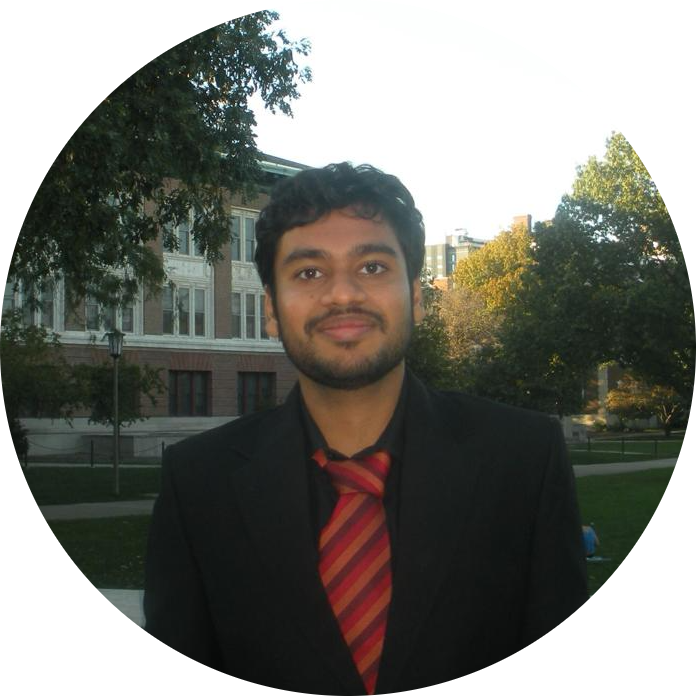
#> input picture github_profile.png, 696 x 696 px; its folder holds only this picture in this run
$ python -i script.py   (imports and definitions only)
#> lines starting #> are read from the running program, lines starting #| are printed output that depends on the picture
import pandas as pd
from PIL import Image

def loadImage(fileName, resize=False, format="RGB"):
#> called with fileName = '../github_profile.png', resize = False, format = 'RGB'
  image = Image.open(fileName)
#> image is the input picture: PIL image 696x696 RGBA; mean R, G, B, A 67.8, 68, 61.8, 200.3
  return imageToArray(image, format, resize)


# [8 lines left out: function squareAndResizeImage, not called in this run]

def imageToArray(image, format, resize):
#> called with format = 'RGB', resize = False
  import skimage
  import skimage.io
  import numpy as np

  w, h = image.size
#> w = 696; h = 696
  if resize:
    image = squareAndResizeImage(image, resize)

  image = image.convert('RGB')
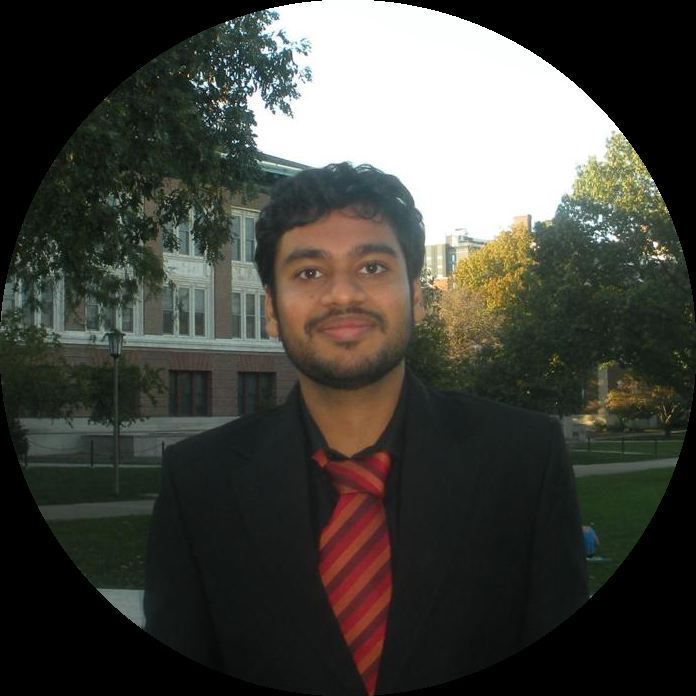
#> image: PIL image 696x696 RGB; mean R, G, B 67.8, 68, 61.8
  rgb = np.array(image)
  if format == "RGB":
    rgb = rgb.astype(int)
    return rgb.transpose([1,0,2])
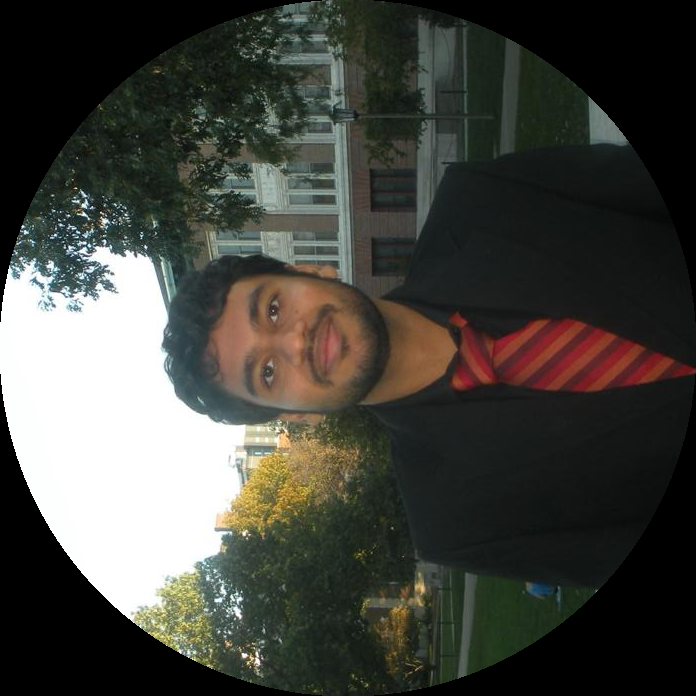
#> returned value: shape (696, 696, 3) int64; mean of channels 0, 1, 2 67.8, 68, 61.8; drawn as R, G, B
  elif format == "Lab":
    lab = skimage.color.rgb2lab(rgb)
    return lab.transpose([1,0,2])
  else:
    raise Exception(f"Unknown format {format}")


imageCache = {}


# [28 lines left out: functions getTileImage, isImageFile, listTileImagesInPath, not called in this run]


tada = "\N{PARTY POPPER}"


# [193 lines left out: functions run_test_case_1b, run_test_case_2d, run_test_case_2e, run_test_case_3, run_test_case_4, run_test_case_6 and 2 more, not called in this run]

>>> result = loadImage('../github_profile.png')
